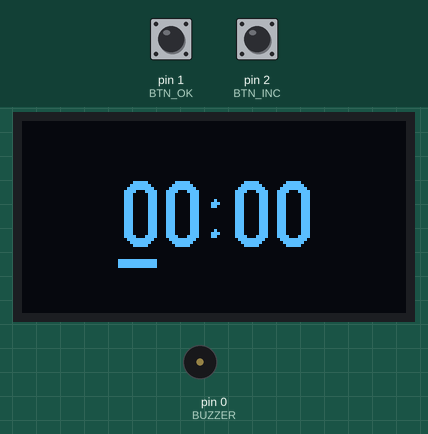
The sketch below on a simulated Arduino Uno, built with avr-gcc and run on an emulated ATmega328P. Parts: 128×64 one-colour display, buzzer (waves = sounding). The inputs (shaded band) are chosen by the test bench; at power-on: pin 1 (BTN_OK) HIGH, pin 2 (BTN_INC) HIGH.

Above: at 1.2 s.
1.3 s: pin 1 (BTN_OK) pulled LOW for 1 s
At 3.4 s:
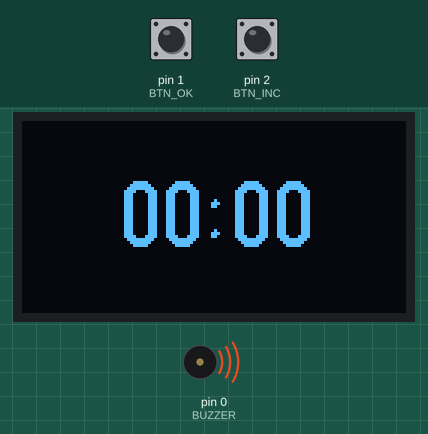
5.3 s: pin 2 (BTN_INC) pulled LOW for 1 s
At 6.8 s:
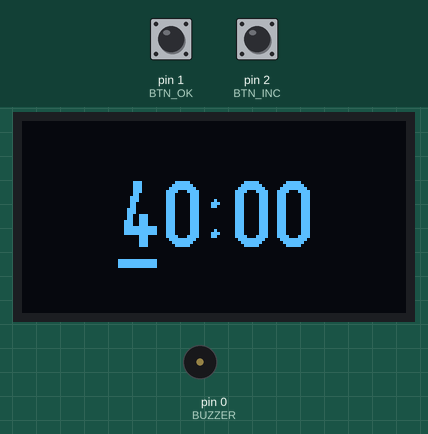
7.8 s: pin 1 (BTN_OK) pulled LOW for 0.15 s
At 8.7 s:
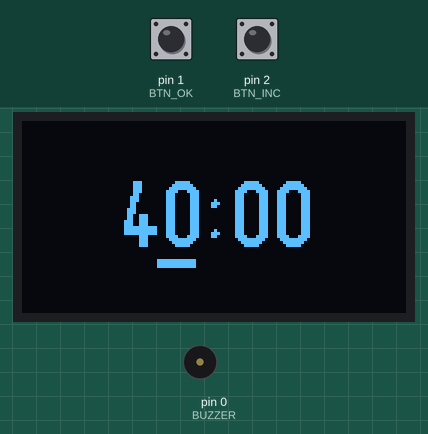
9.4 s: pin 2 (BTN_INC) pulled LOW for 0.15 s
At 9.9 s:
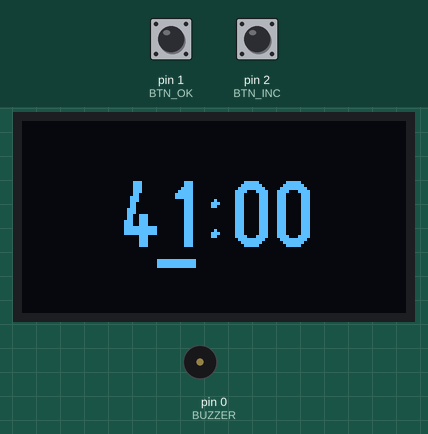
Timing chart, 0 to 12.0 s (numbered marks = the images above; inputs shaded):
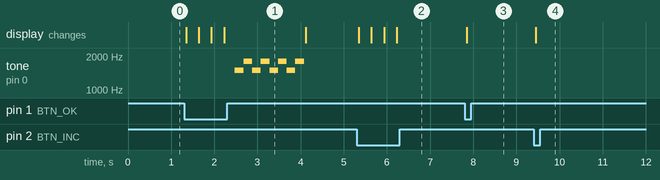

Measured:
- after the input at 1.3 s, tone on pin 0 (BUZZER): silent → 1500 Hz after 1.2 s, then repeats every 0.40 s: 1800 Hz 0.20 s, 1500 Hz 0.20 s, until it stays silent from 4.1 s; the display: first changes at once (image 1 shows a later state)
- after the input at 5.3 s, the display: first changes at once (image 2 shows a later state)
- after the input at 7.8 s, the display: changes at once (image 3)
- after the input at 9.4 s, the display: changes at once (image 4)

The sketch:

timer.ino
```cpp
#include <Arduino.h>
#include <U8g2lib.h>
#include <Wire.h>

#define BTN_INC 2
#define BTN_OK  1
#define BUZZER  0   // 🔥 Buzzer pin

U8G2_SSD1306_128X64_NONAME_F_HW_I2C u8g2(U8G2_R0, U8X8_PIN_NONE);

int d[4] = {0,0,0,0};
int pos = 0;
bool timerRunning = false;

unsigned long lastTick = 0;

bool readButton(int pin) {
  return digitalRead(pin) == LOW;
}

void beepFinish() {
  // 🔥 Beep 3 times
  tone(BUZZER, 1500, 200);
  delay(200);
  tone(BUZZER, 1800, 200);
  delay(200);
  tone(BUZZER, 1500, 200);
  delay(200);
  tone(BUZZER, 1800, 200);
  delay(200);
  tone(BUZZER, 1500, 200);
  delay(200);
  tone(BUZZER, 1800, 200);
  delay(200);
  tone(BUZZER, 1500, 200);
  delay(200);
  tone(BUZZER, 1800, 200);
  delay(200);
}

void drawTimer() {
  char buffer[6];
  sprintf(buffer, "%d%d:%d%d", d[0], d[1], d[2], d[3]);

  u8g2.clearBuffer();
  u8g2.setFont(u8g2_font_logisoso22_tf);

  int textWidth = u8g2.getStrWidth(buffer);
  int xStart = (128 - textWidth) / 2;
  int yBase = 42;

  u8g2.drawStr(xStart, yBase, buffer);

  int wDigit = u8g2.getStrWidth("8");
  int wColon = u8g2.getStrWidth(":");

  int x0 = xStart;
  int x1 = x0 + wDigit;
  int xColon = x1 + wDigit;
  int x2 = xColon + wColon;
  int x3 = x2 + wDigit;

  int digitX[4] = { x0, x1, x2, x3 };

  if (!timerRunning) {
    u8g2.drawBox(digitX[pos], yBase + 4, wDigit, 3);
  }

  u8g2.sendBuffer();
}

void decreaseTimer() {
  if (millis() - lastTick < 1000) return;
  lastTick = millis();

  int totalSec =
    d[0]*600 + d[1]*60 + d[2]*10 + d[3];

  if (totalSec <= 0) {
    timerRunning = false;
    beepFinish();      // 🔥 Buzzer added here
    return;
  }

  totalSec--;

  d[0] = totalSec / 600;
  totalSec %= 600;
  d[1] = totalSec / 60;
  totalSec %= 60;
  d[2] = totalSec / 10;
  d[3] = totalSec % 10;
}

void setup() {
  pinMode(BTN_INC, INPUT_PULLUP);
  pinMode(BTN_OK, INPUT_PULLUP);
  pinMode(BUZZER, OUTPUT);   // 🔥 Setup buzzer

  digitalWrite(BUZZER, LOW);

  u8g2.begin();
  drawTimer();
}

void loop() {

  if (!timerRunning) {

    if (readButton(BTN_INC)) {
      d[pos]++;
      if (d[pos] > 9) d[pos] = 0;
      drawTimer();
      delay(250);
    }

    if (readButton(BTN_OK)) {
      pos++;
      if (pos > 3) {
        pos = 0;
        timerRunning = true;  // Start countdown
      }
      drawTimer();
      delay(250);
    }

  } else {
    decreaseTimer();
    drawTimer();
  }
}
```
